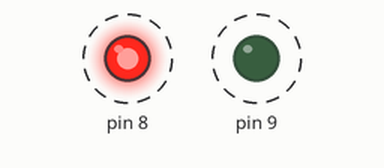
A program run on a simulated Arduino Uno, built with avr-gcc and run on an emulated ATmega328P. On the bench: output pins drawn as LEDs (lit = HIGH). Dashed ring = blinking.

Above: at 0.12 s.
Timing chart, 0 to 3.0 s (numbered marks = the images above):
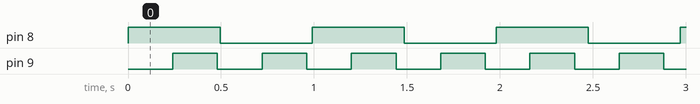

The program:

main.cpp
```cpp
#include <Arduino_FreeRTOS.h>

/**
 * @brief Task function to blink LED connected to pin 8 with 1 second period (500ms on, 500ms off)
 * @param pvParameters Pointer to task parameters (unused in this case)
 */
void TaskBlinkIO8(void *pvParameters) {
  (void) pvParameters; // Explicitly cast unused parameter to void

  // Initialize digital pin 8 as output
  pinMode(8, OUTPUT);

  // Infinite task loop
  while (1) {
    digitalWrite(8, HIGH);         // Turn LED on
    vTaskDelay(500 / portTICK_PERIOD_MS);  // Delay for 500ms
    digitalWrite(8, LOW);          // Turn LED off
    vTaskDelay(500 / portTICK_PERIOD_MS);  // Delay for 500ms
  }
}

/**
 * @brief Task function to blink LED connected to pin 9 with 0.5 second period (250ms on, 250ms off)
 * @param pvParameters Pointer to task parameters (unused in this case)
 */
void TaskBlinkIO9(void *pvParameters) {
  (void) pvParameters; // Explicitly cast unused parameter to void

  // Initialize digital pin 9 as output
  pinMode(9, OUTPUT);

  // Infinite task loop
  while (1) {
    digitalWrite(9, LOW);          // Turn LED off
    vTaskDelay(250 / portTICK_PERIOD_MS);  // Delay for 250ms
    digitalWrite(9, HIGH);         // Turn LED on
    vTaskDelay(250 / portTICK_PERIOD_MS);  // Delay for 250ms
  }
}

/**
 * @brief Arduino setup function - runs once at startup
 * Initializes and creates FreeRTOS tasks
 */
void setup() {
  // Create task for blinking pin 8
  xTaskCreate(
    TaskBlinkIO8,   // Task function
    "Blink8",       // Task name (for debugging)
    128,            // Stack size (bytes in AVR, words in ARM)
    NULL,           // Task parameters
    1,              // Task priority (higher number = higher priority)
    NULL            // Task handle (not used here)
  );

  // Create task for blinking pin 9
  xTaskCreate(
    TaskBlinkIO9,   // Task function
    "Blink9",       // Task name (for debugging)
    128,            // Stack size (bytes in AVR, words in ARM)
    NULL,           // Task parameters
    1,              // Task priority
    NULL            // Task handle
  );

}

/**
 * @brief Arduino loop function - not used when FreeRTOS scheduler is running
 * The loop() function must exist but remains empty as the RTOS scheduler
 * takes over control of task execution after setup() completes.
 */
void loop() {
  // Empty as FreeRTOS scheduler handles task execution
}
```

Measured:
- by itself, pin 8: alternates HIGH for 0.50 s and LOW for 0.50 s
- by itself, pin 9: alternates HIGH for 0.24 s and LOW for 0.24 s
